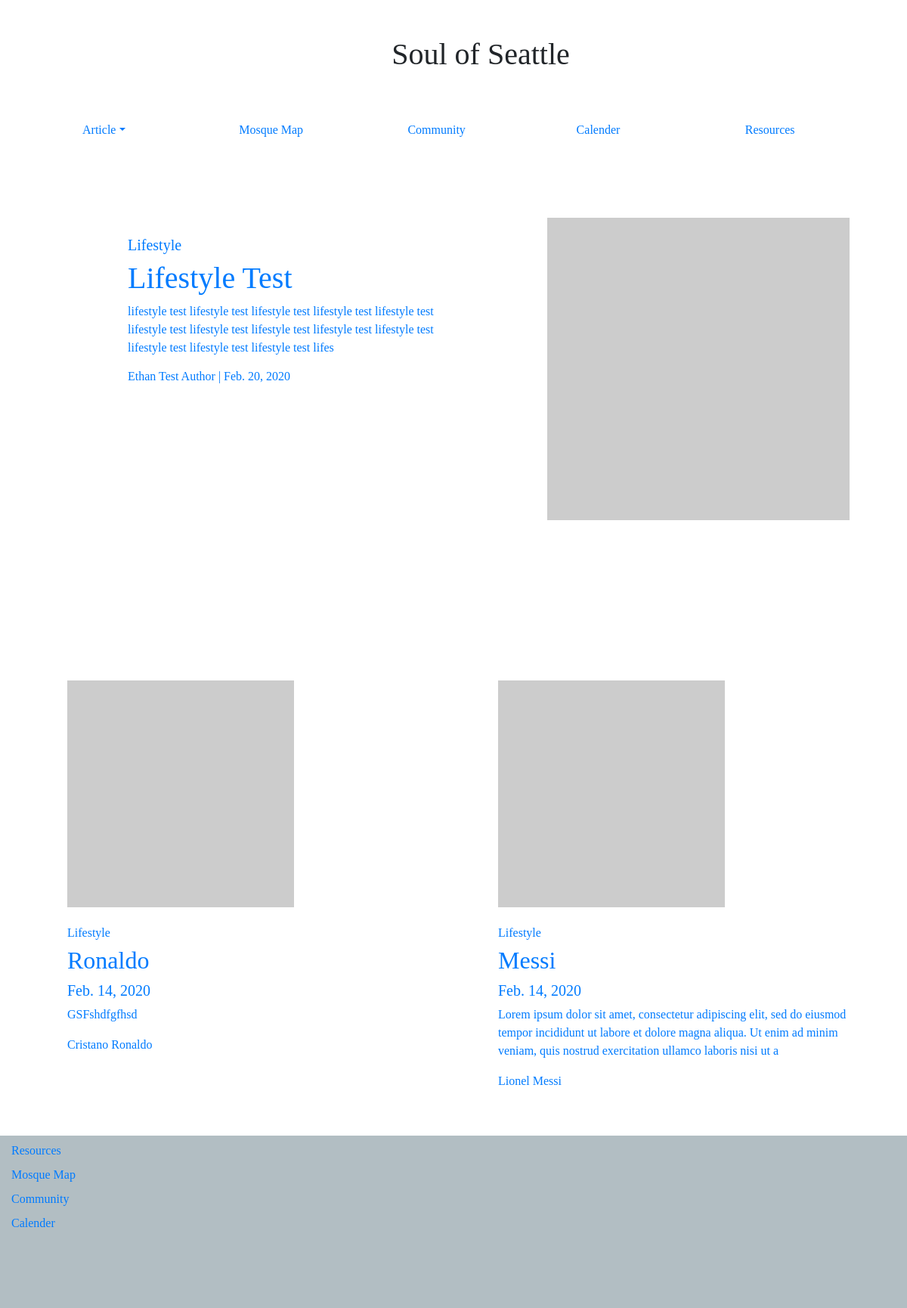
The app's page /, older data.
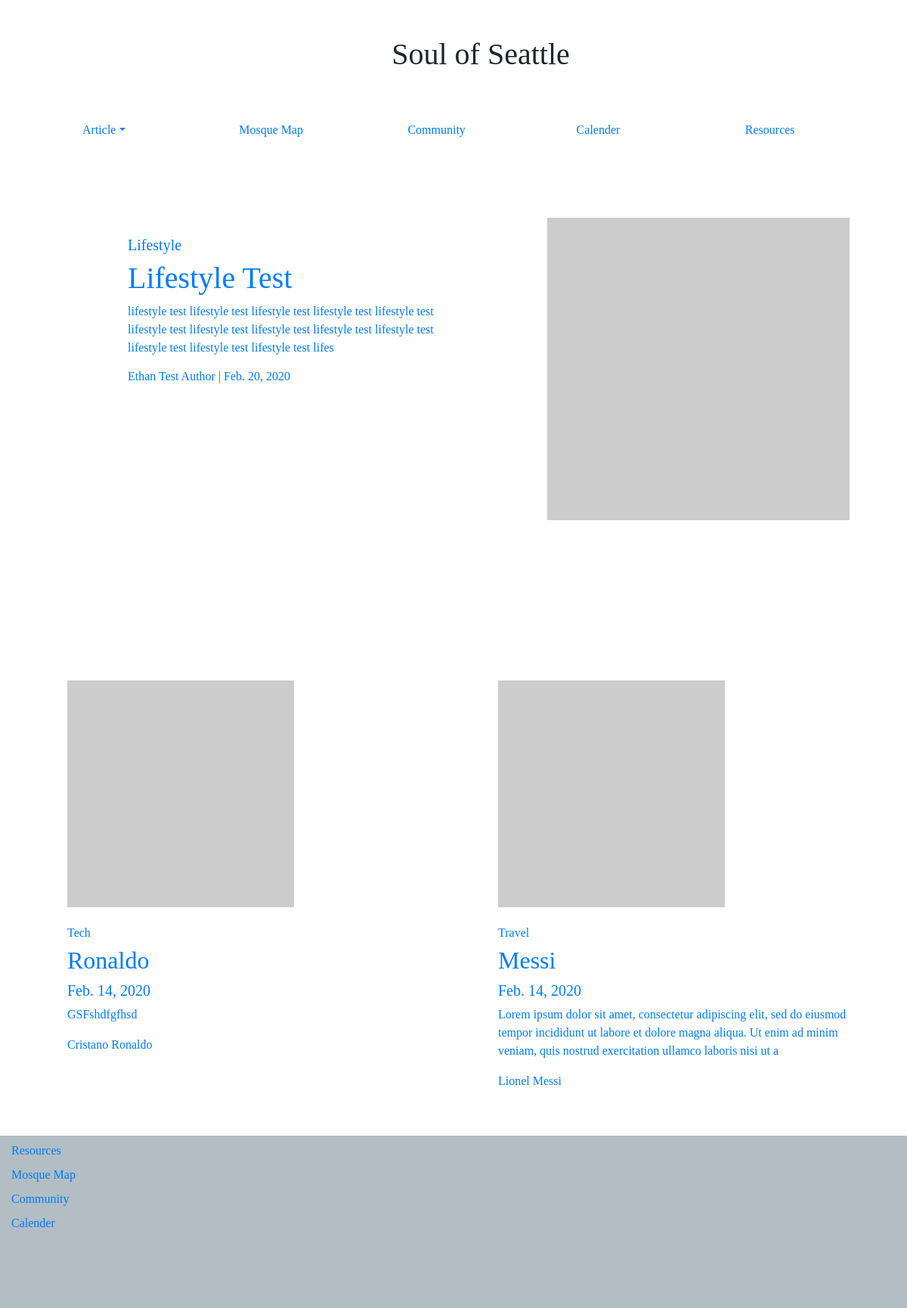
The same page, newer data.
### soulofseattlepages/models.py (models this page shows, shortened)
class userPost(models.Model):
   author = models.ForeignKey(author, on_delete = models.CASCADE)
   post_Title = models.CharField(max_length = 255, unique = True)
   post_Slug = models.CharField(max_length = 255, unique = True)
   post_Content = models.TextField()
   post_CreatedOn = models.DateTimeField(auto_now_add = True)
   post_UploadImage = models.ImageField(default = "default.png", blank = True)
   post_Status = models.IntegerField(choices = STATUS, default = 0)
   tags = TaggableManager()
   post_Category = models.CharField(max_length = 200, choices = CATEGORIES, default = "Lifestyle")
   class Meta:
       ordering = ['-post_CreatedOn']

class author(models.Model):
   author_firstName = models.CharField(max_length = 30)
   author_lastName = models.CharField(max_length = 30)
   author_biography = models.TextField()
   author_image_upload = models.ImageField(default = "default.png", blank = True)
   def __str__(self):
       return self.author_firstName + " " + self.author_lastName

### soulofseattlepages/views.py (the view)
# urls.py: 2. Add a URL to urlpatterns:  path('', views.home, name='home')
def home(request):
    if request.method == 'GET':
        queryset = userPost.objects.filter(post_Status=1).order_by('-post_CreatedOn')
        articles = {
            "articles": queryset
        }
    return render(request, 'home.htm', articles)

### templates/home.htm (shortened to what this page needs)
<!DOCTYPE html>
<html lang="en">
<head>
    <link rel="stylesheet" href="https://stackpath.bootstrapcdn.com/bootstrap/4.4.1/css/bootstrap.min.css"
>
    {% load static %}
    <link rel="stylesheet" type="text/css" href="{% static "CSS/style.css" %}">
</head>
<body>
    <header class="pt-5 pl-5">
        <div class="container">
            <div class="pl-4">
                <h1 class="center-text">Soul of Seattle</h1>
                <div class="row pt-5">
                    <div class="col-sm">
                        <ul class="nav">
                            <li class="nav-item dropdown ">
                                <a class="nav-link dropdown-toggle" data-toggle="dropdown" href="#" role="button"
                                    aria-haspopup="true" aria-expanded="false">Article</a>
                            </li>
                        </ul>
                    </div>
                    <div class="col-sm pt-2">
                        <a href="{% url 'MosqueMap' %}">Mosque Map</a>
                    </div>
                    <div class="col-sm pt-2">
                        <a href="{% url 'Community' %}">Community</a>
                    </div>
                    <div class="col-sm pt-2">
                        <a href="{% url 'Calender' %}">Calender</a>
                    </div>
                    <div class="col-sm pt-2">
                        <a href="{% url 'Resources' %}">Resources</a>
                    </div>
                </div>
            </div>
        </div>
    </header>
    <section class="pt-5 pl-5 mt-5">
        <div class="container">
            <div class="row mb-5">
                {% for article in articles %}
                {% if forloop.first %}
                <div class="col-md-6 mt-4">
                     <a href="{% url 'Article' article.post_Slug %}" >
                        <div class="padding-top-article">
                            <h5>{{ article.post_Category }}</h5>
                            <h1>{{ article.post_Title  }}</h1>
                            <p>{{article.post_Content|slice:":200" }}</p>
                            <h6>{{ article.author }} | {{ article.post_CreatedOn| date}} </h6>
                        </div>
                        </a>
                    </div>
                    <img class="padding-top-article" src="https://via.placeholder.com/400.png/09f/fff"  alt="{{ article.author }}">
                </div>
            {% endif %}
            {% endfor %}
            <div class="row padding-top-down">
                {% for article in articles|slice:"1:"  %}
                <div class="col-sm-4 col-md mt-4 ">
                    <div class=" mb-4">
                        <div class="card-body">
                            <a href="{% url 'Article' article.post_Slug %}">
                                <img class ="pb-4" src="https://via.placeholder.com/300" class="card-img-top">
                                <h6>{{ article.post_Category }}</h6>
                                <h2>{{ article.post_Title }}</h2>
                                <h5>{{ article.post_CreatedOn | date}}</h5>
                                <p>{{article.post_Content|slice:":200" }}   </p>
                                <p>{{ article.author}}</p>
                            </a>
                        </div>
                    </div>
                    </div>
                    {% endfor %}
                </div>
            </div>
    </section>
    <footer class="footer-padding">
                <div class="col-sm pt-2">
                    <a href="{% url 'Resources' %}">Resources</a>
                </div>
                <div class="col-sm pt-2">
                    <a href="{% url 'MosqueMap' %}">Mosque Map</a>
                </div>
                <div class="col-sm pt-2">
                    <a href="{% url 'Community' %}">Community</a>
                </div>
                <div class="col-sm pt-2">
                    <a href="{% url 'Calender' %}">Calender</a>
                </div>
    </footer>
</body>
</html>

Row changes from the older to the newer data that the page shows:
changed userPost "Ronaldo": post_Category "Lifestyle" → "Tech"
changed userPost "Messi": post_Category "Lifestyle" → "Travel"
